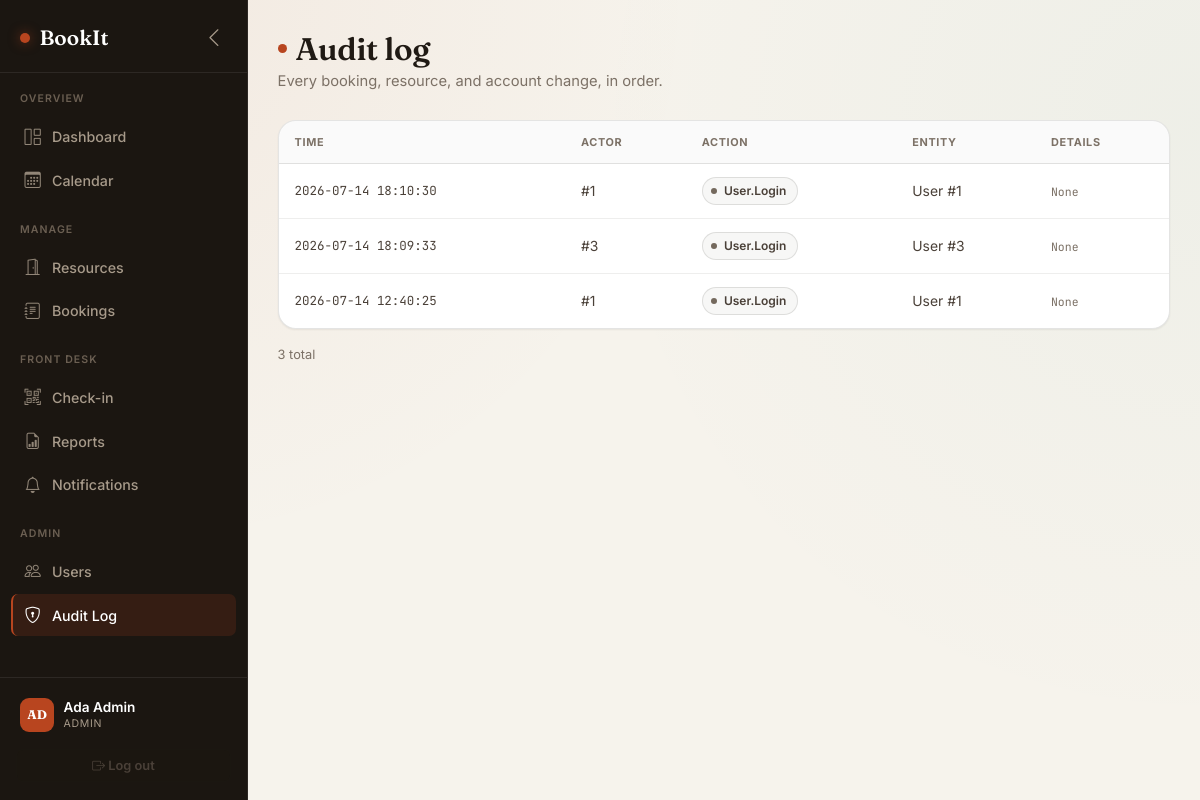
The app's page /audit-log (signed in) with its own data.
### app/models/user.py (models this page shows, shortened)
class User(Base):
    __tablename__ = "users"
    id = Column(Integer, primary_key=True, index=True)
    full_name = Column(String(120), nullable=False)
    email = Column(String(255), unique=True, index=True, nullable=False)
    hashed_password = Column(String(255), nullable=False)
    role = Column(Enum(RoleEnum), default=RoleEnum.customer, nullable=False)
    is_active = Column(Boolean, default=True, nullable=False)
    created_at = Column(DateTime, default=lambda: datetime.now(timezone.utc))
    bookings = relationship("Booking", back_populates="customer", foreign_keys="Booking.customer_id")

### app/models/audit.py (models this page shows, shortened)
class AuditLog(Base):
    __tablename__ = "audit_logs"
    id = Column(Integer, primary_key=True, index=True)
    actor_id = Column(Integer, ForeignKey("users.id"), nullable=True)
    action = Column(String(100), nullable=False)       # e.g. "booking.create"
    entity_type = Column(String(50), nullable=False)   # e.g. "Booking"
    entity_id = Column(String(50), nullable=True)
    details = Column(Text, nullable=True)               # free-form JSON/text
    created_at = Column(DateTime, default=lambda: datetime.now(timezone.utc), index=True)
    actor = relationship("User")

### app/routers/dashboard.py (the view)
@router.get("/audit-log", response_class=HTMLResponse)
def audit_log_page(
    request: Request,
    page: int = 1,
    db: Session = Depends(get_db),
    user: User = Depends(require_roles(RoleEnum.admin)),
):
    repo = AuditRepository(db)
    page = max(1, page)
    page_size = 25
    logs, total = repo.list_paginated(page=page, page_size=page_size)
    total_pages = max(1, (total + page_size - 1) // page_size)
    return templates.TemplateResponse(
        "audit_log.html",
        {"request": request, "user": user, "logs": logs, "page": page, "total_pages": total_pages, "total_count": total},
    )

### app/templates/audit_log.html (shortened to what this page needs)
{% extends "base.html" %}
{% block content %}
<h1 class="page-title">Audit log</h1>
<p class="page-subtitle">Every booking, resource, and account change, in order.</p>
<div class="table-card mt-3">
  <div class="table-responsive">
    <table class="table mb-0">
      <thead>
        <tr><th>Time</th><th>Actor</th><th>Action</th><th>Entity</th><th>Details</th></tr>
      </thead>
      <tbody>
        {% for log in logs %}
        <tr>
          <td class="mono" style="font-size:0.78rem;">{{ log.created_at.strftime('%Y-%m-%d %H:%M:%S') }}</td>
          <td>#{{ log.actor_id }}</td>
          <td><span class="chip" style="background:var(--surface-glass); color:var(--ink-soft); border:1px solid var(--border);"><span class="chip-dot" style="background:var(--slate);"></span>{{ log.action }}</span></td>
          <td>{{ log.entity_type }} #{{ log.entity_id }}</td>
          <td><code style="font-size:0.72rem; color:var(--muted);">{{ log.details }}</code></td>
        </tr>
        {% endfor %}
      </tbody>
    </table>
  </div>
</div>
{% set pagination_base_url = "/audit-log?" %}
{% include "_pagination.html" %}
{% endblock %}

### app/templates/base.html (shortened to what this page needs)
<!DOCTYPE html>
<html lang="en">
<head>
    <link href="https://cdn.jsdelivr.net/npm/bootstrap@5.3.3/dist/css/bootstrap.min.css" rel="stylesheet">
    <link href="https://cdn.jsdelivr.net/npm/bootstrap-icons@1.11.3/font/bootstrap-icons.css" rel="stylesheet">
    <link href="/static/css/style.css" rel="stylesheet">
</head>
<body>
{% if user %}
<div class="app-shell">
  <aside class="sidebar" id="sidebar">
    <div class="sidebar-brand">
      <span class="dot"></span> <span class="brand-label">BookIt</span>
      <button class="sidebar-collapse-btn ms-auto d-none d-lg-flex" id="sidebarCollapseBtn" title="Collapse sidebar">
        <i class="bi bi-chevron-left"></i>
      </button>
    </div>
    <nav class="sidebar-nav">
      <div class="sidebar-section-label">Overview</div>
      <a href="/dashboard" class="sidebar-link {{ 'active' if request.url.path == '/dashboard' }}"><i class="bi bi-grid-1x2"></i> Dashboard</a>
      <a href="/calendar" class="sidebar-link {{ 'active' if request.url.path == '/calendar' }}"><i class="bi bi-calendar3"></i> Calendar</a>
      <div class="sidebar-section-label">Manage</div>
      <a href="/resources" class="sidebar-link {{ 'active' if request.url.path == '/resources' }}"><i class="bi bi-door-open"></i> Resources</a>
      <a href="/bookings" class="sidebar-link {{ 'active' if request.url.path == '/bookings' }}"><i class="bi bi-journal-text"></i> Bookings</a>
      {% if user.role.value in ["admin", "staff"] %}
      <div class="sidebar-section-label">Front Desk</div>
      <a href="/checkin" class="sidebar-link {{ 'active' if request.url.path == '/checkin' }}"><i class="bi bi-qr-code-scan"></i> Check-in</a>
      <a href="/reports" class="sidebar-link {{ 'active' if request.url.path == '/reports' }}"><i class="bi bi-file-earmark-bar-graph"></i> Reports</a>
      <a href="/notifications" class="sidebar-link {{ 'active' if request.url.path == '/notifications' }}"><i class="bi bi-bell"></i> Notifications</a>
      {% endif %}
      {% if user.role.value == "admin" %}
      <div class="sidebar-section-label">Admin</div>
      <a href="/users" class="sidebar-link {{ 'active' if request.url.path == '/users' }}"><i class="bi bi-people"></i> Users</a>
      <a href="/audit-log" class="sidebar-link {{ 'active' if request.url.path == '/audit-log' }}"><i class="bi bi-shield-lock"></i> Audit Log</a>
      {% endif %}
    </nav>
    <div class="sidebar-footer">
      <a href="/profile" class="sidebar-user text-decoration-none {{ 'active-profile' if request.url.path == '/profile' }}">
        <div class="sidebar-avatar">{{ user.full_name[:2].upper() }}</div>
        <div>
          <div class="sidebar-user-name">{{ user.full_name }}</div>
          <div class="sidebar-user-role">{{ user.role.value }}</div>
        </div>
      </a>
      <a href="/logout" class="btn btn-sm btn-light w-100"><i class="bi bi-box-arrow-right"></i> <span class="link-label">Log out</span></a>
    </div>
  </aside>
  <div class="main-area">
    <div class="content">
      {% block content %}{% endblock %}
    </div>
  </div>
</div>
{% else %}
{% block bare_content %}{% endblock %}
{% endif %}
</body>
</html>

### records on screen
User: full_name "AD", full_name "Ada Admin", role.value "ADMIN"
AuditLog: created_at "2026-07-14 18:10:30", actor_id "1", action "User.login", entity_type "User", entity_id "1", details "None"
AuditLog: created_at "2026-07-14 18:09:33", actor_id "3", action "User.login", entity_type "User", entity_id "3", details "None"
AuditLog: created_at "2026-07-14 12:40:25", actor_id "1", action "User.login", entity_type "User", entity_id "1", details "None"

### other values on screen
{{ total_count }} "3"
